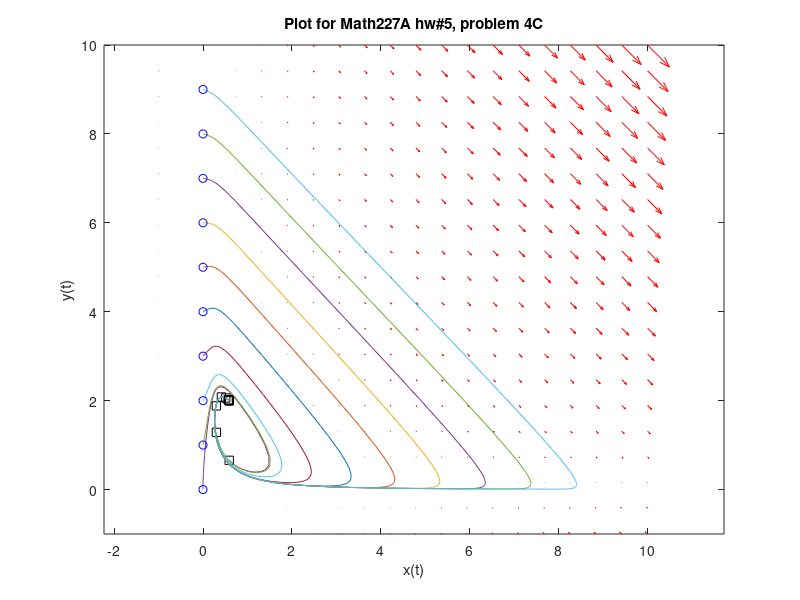

Here is the MATLAB script that generated this plot:
clear all; close all; clc;
% 11/25/20
% i stole most of this code from here: http://matlab.cheme.cmu.edu/2011/08/09/phase-portraits-of-a-system-of-odes/
a=0.1;
b=0.6;
f = @(t,Y) [-1*Y(1)+a*Y(2)+Y(1)*Y(1)*Y(2); b-a*Y(2)-Y(1)*Y(1)*Y(2)];

y1 = linspace(-1,10,20);
y2 = linspace(-1,10,20);

% creates two matrices one for all the x-values on the grid, and one for
% all the y-values on the grid. Note that x and y are matrices of the same
% size and shape, in this case 20 rows and 20 columns
[x,y] = meshgrid(y1,y2);
size(x);
size(y);

u = zeros(size(x));
v = zeros(size(x));

% we can use a single loop over each element to compute the derivatives at
% each point (y1, y2)
t=0; % we want the derivatives at each point at t=0, i.e. the starting time
for i = 1:numel(x)
    Yprime = f(t,[x(i); y(i)]);
    u(i) = Yprime(1);
    v(i) = Yprime(2);
end

quiver(x,y,u,v,'r'); figure(gcf)
xlabel('x(t)')
ylabel('y(t)')
axis tight equal;
title('Plot for Math227A hw#5, problem 4C')


%may delete below part of initial condition experiments
y10=[0];
hold on
for y20 = [0 1 2 3 4 5 6 7 8 9]
    [ts,ys] = ode45(f,[0,10],[y10;y20]);
    plot(ys(:,1),ys(:,2))
    plot(ys(1,1),ys(1,2),'bo') % starting point
    plot(ys(end,1),ys(end,2),'ks') % ending point
end
hold off

'done'
